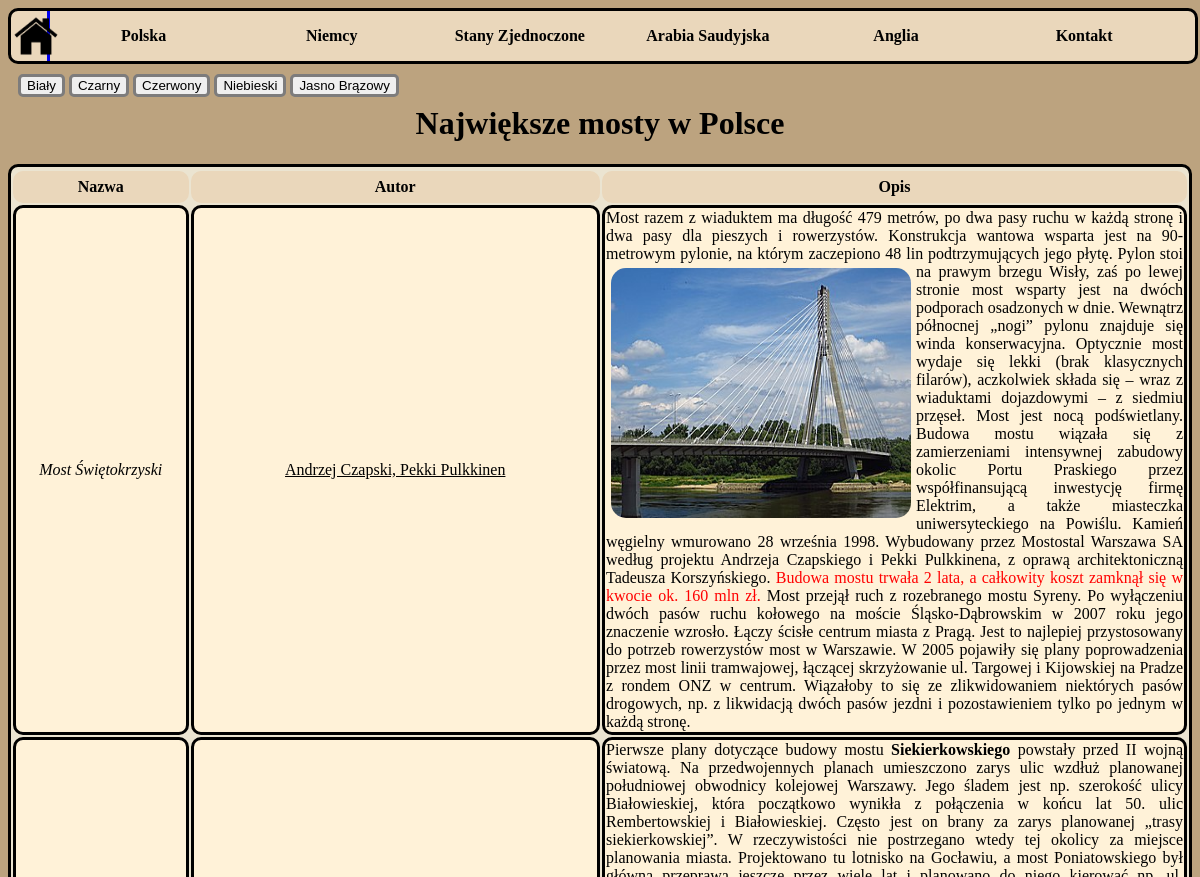
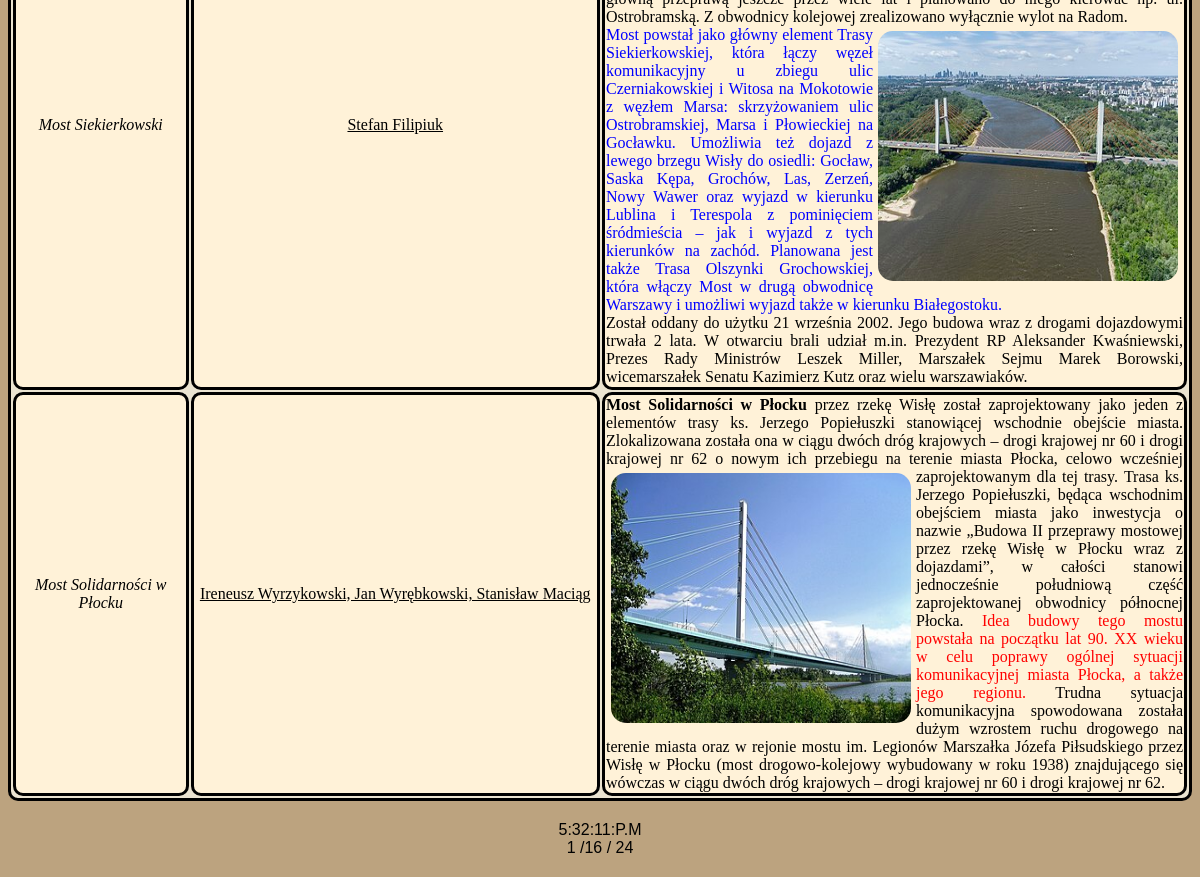
/Lab10/test.php?idp=polska, run on the app's committed database (2 pictures, top to bottom).
### tables this page shows
CREATE TABLE `page_list` (
  `id` int(11) NOT NULL,
  `page_title` varchar(255) NOT NULL,
  `page_content` text NOT NULL,
  `status` int(11) NOT NULL DEFAULT 1
);

### Lab10/showpage.php (called while the page is built, shortened)
<?php
function PokazPodstrone($id)
{
    $dbuser = "root";
    $dbpass = "";
    $baza = "moja_strona";
    $link = mysqli_connect($dbhost, $dbuser, $dbpass,$baza);
    $id_clear = htmlspecialchars($id);
    $zapytanie = "SELECT * FROM page_list WHERE id = '$id_clear' LIMIT 1";
    $wyniki = mysqli_query($link, $zapytanie);
    $row = mysqli_fetch_array($wyniki);
    if(empty($row['id']))
    {
        $web = ['nie_znaleziono_strony'];
    }
    else
    {
        $web = $row['page_content'];
    }
    return $web;
}
?>

### Lab10/test.php (the view, shortened to what this page needs)
<!DOCTYPE html>
<html>
<head>
    <link rel="stylesheet" type="text/css" href="../css/style.css" />
</head>
<body onload="startclock()">
    <ul>
        <a href="test.php?idp=glowna">
        <li id="aa"><img src="img/home_picture.png" alt="Picture to home page" id="glowna"></li>
        </a>
        <b>
        <li><a href="test.php?idp=polska">Polska</a></li>
        <li><a href="test.php?idp=niemcy">Niemcy</a></li>
        <li><a href="test.php?idp=stany_zjednoczone">Stany Zjednoczone</a></li>
        <li><a href="test.php?idp=arabia_saudyjska">Arabia Saudyjska</a></li>
        <li><a href="test.php?idp=anglia">Anglia</a></li>
        <li><a href="test.php?idp=kontakt">Kontakt</a></li>
        </b>
    </ul>
    <nav class="site-bar">
    <form method="Post" name="background">
        <input type="button" class="site-bar-trigger" value="Biały" onclick="changeBackground('#FFFFFF')">
        <input type="button" class="site-bar-trigger" value="Czarny" onclick="changeBackground('#000000')">
        <input type="button" class="site-bar-trigger" value="Czerwony" onclick="changeBackground('#FF0000')">
        <input type="button" class="site-bar-trigger" value="Niebieski" onclick="changeBackground('#0000FF')">
        <input type="button" class="site-bar-trigger" value="Jasno Brązowy" onclick="changeBackground('#FFE4C4')">
    </nav>
    <div>
    <?php
    include('showpage.php');
    if ($_GET['idp'] == '') {
        {echo PokazPodstrone(4);}
    }
    elseif ($_GET['idp'] == 'glowna'){
        {echo PokazPodstrone(4);}
    }
    elseif ($_GET['idp']== 'polska'){
        {echo PokazPodstrone(1);}
    }
    elseif ($_GET['idp']== 'niemcy'){
        {echo PokazPodstrone(6);}
    }
    elseif ($_GET['idp']== 'stany_zjednoczone'){
        {echo PokazPodstrone(7);}
    }
    elseif ($_GET['idp']== 'arabia_saudyjska'){
        {echo PokazPodstrone(3);}
    }
    elseif ($_GET['idp']== 'anglia'){
        {echo PokazPodstrone(2);}
    }
    elseif ($_GET['idp']== 'kontakt'){
        {echo PokazPodstrone(5);}
    }
    else{
        echo 'Strony nie ma';
    }
    ?>
</body>
</html>

### Lab10/css/style.css (style rules this page uses)
body { background-color: #BCA37F; }
ul { list-style-type: none; margin: 0px; padding: 0px; overflow: hidden; background-color: #EAD7BB; height: max-content; width: 100%; border-radius: 10px; border-style: solid; }
li { float: left; width: 15.888%; height: 50px; }
#aa { width: 3%; border-right: solid; }
#glowna { width: 50px; height: 50px; }
li a { display: block; color: black; text-align: center; padding: 16px; text-decoration: none; }
tr th { width: 800px; text-align: center; background-color: #EAD7BB; border-radius: 10px; height: 30px; }
h1 { text-align: center; }
.left { text-align: center; width: 15%; height: 200px; border-style: solid; border-radius: 10px; }
.middle { width: 35%; text-align: center; height: 200px; border-style: solid; border-radius: 10px; }
.right { width: 50%; text-align: justify; height: 200px; border-style: solid; border-radius: 10px; }
table { width: 100%; background-color: #EBE4D1; border-radius: 10px; border-style: solid; border-color: black; }
tr td { background-color: #FFF2D8; }
#first { width: 300px; height: 250px; padding: 5px; float: left; border-radius: 20px; }
#second { width: 300px; height: 250px; padding: 5px; float: right; border-radius: 20px; }
#third { width: 300px; height: 250px; padding: 5px; float: left; border-radius: 20px; }
span { color: red; }
#important { color: blue; }
.site-bar { height: 20px; width: 450px; display: flex; justify-content: flex-start; align-content: center; padding: 10px; box-sizing: border-box; }
.site-bar-trigger { border: solid; border-radius: 5px; border-color: #7D7C7C; }
#clock { margin-top: 20px; margin-bottom: 20px; text-align: center; font-family: Arial, Helvetica, sans-serif; }
.test-block { display: flex; justify-content: center; align-items: center; -webkit-touch-callout: none; -webkit-user-select: none; -moz-user-select: none; -ms-user-select: none; user-select: none; }

### data on the page
page_list: page_content "Największe mosty w Polsce Nazwa Autor Opis Most Świętokrzyski Andrzej Czapski, Pekki Pulkkinen Most razem z wiaduktem ma długość 479 metrów, po dwa pasy ruchu w każdą stronę i dwa pasy dla pieszych i rowerzystów. Konstrukcja wantowa wsparta jest na 90-metrowym pylonie, na którym zaczepiono 48 lin podtrzymujących jego płytę. Pylon stoi na prawym brzegu Wisły, zaś po lewej stronie most wsparty jest na dwóch podporach osadzonych w dnie. Wewnątrz północnej „nogi” pylonu znajduje się winda konserwacyjna. Optycznie most wydaje się lekki (brak klasycznych filarów), aczkolwiek składa się – wraz z wiaduktami dojazdowymi – z siedmiu przęseł. Most jest nocą podświetlany. Budowa mostu wiązała się z…", page_content (picture)
